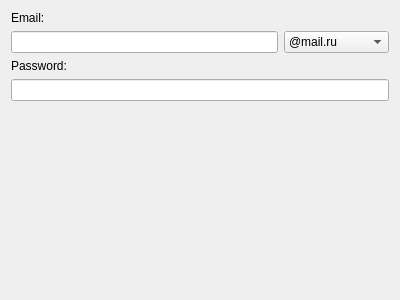
<?xml version="1.0" encoding="UTF-8"?>
<ui version="4.0">
 <class>AccountWizardMain</class>
 <widget class="QWizardPage" name="AccountWizardMain">
  <property name="geometry">
   <rect>
    <x>0</x>
    <y>0</y>
    <width>400</width>
    <height>300</height>
   </rect>
  </property>
  <property name="windowTitle">
   <string>WizardPage</string>
  </property>
  <layout class="QVBoxLayout" name="verticalLayout">
   <item>
    <widget class="QLabel" name="emailLabel">
     <property name="text">
      <string>Email:</string>
     </property>
    </widget>
   </item>
   <item>
    <layout class="QHBoxLayout" name="horizontalLayout">
     <item>
      <widget class="QLineEdit" name="emailEdit"/>
     </item>
     <item>
      <widget class="QComboBox" name="domainComboBox">
       <item>
        <property name="text">
         <string>@mail.ru</string>
        </property>
       </item>
       <item>
        <property name="text">
         <string>@inbox.ru</string>
        </property>
       </item>
       <item>
        <property name="text">
         <string>@bk.ru</string>
        </property>
       </item>
       <item>
        <property name="text">
         <string>@list.ru</string>
        </property>
       </item>
       <item>
        <property name="text">
         <string>@corp.mail.ru</string>
        </property>
       </item>
      </widget>
     </item>
    </layout>
   </item>
   <item>
    <widget class="QLabel" name="passLabel">
     <property name="text">
      <string>Password:</string>
     </property>
    </widget>
   </item>
   <item>
    <widget class="QLineEdit" name="passEdit">
     <property name="echoMode">
      <enum>QLineEdit::Password</enum>
     </property>
    </widget>
   </item>
   <item>
    <spacer name="verticalSpacer">
     <property name="orientation">
      <enum>Qt::Vertical</enum>
     </property>
     <property name="sizeHint" stdset="0">
      <size>
       <width>20</width>
       <height>40</height>
      </size>
     </property>
    </spacer>
   </item>
  </layout>
 </widget>
 <resources/>
 <connections/>
</ui>
